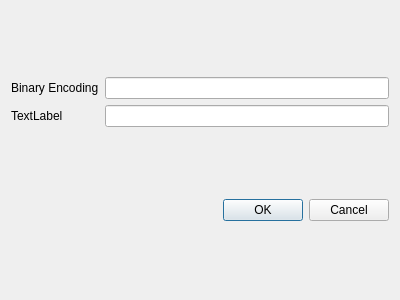
<?xml version="1.0" encoding="UTF-8"?>
<ui version="4.0">
 <class>Dialog</class>
 <widget class="QDialog" name="Dialog">
  <property name="geometry">
   <rect>
    <x>0</x>
    <y>0</y>
    <width>400</width>
    <height>300</height>
   </rect>
  </property>
  <property name="windowTitle">
   <string>Dialog</string>
  </property>
  <layout class="QVBoxLayout" name="verticalLayout">
   <item>
    <layout class="QGridLayout" name="gridLayout">
     <item row="0" column="1">
      <widget class="QLineEdit" name="lineEdit"/>
     </item>
     <item row="1" column="1">
      <widget class="QLineEdit" name="lineEdit_2"/>
     </item>
     <item row="0" column="0">
      <widget class="QLabel" name="label">
       <property name="text">
        <string>Binary Encoding</string>
       </property>
      </widget>
     </item>
     <item row="1" column="0">
      <widget class="QLabel" name="label_2">
       <property name="text">
        <string>TextLabel</string>
       </property>
      </widget>
     </item>
    </layout>
   </item>
   <item>
    <widget class="QDialogButtonBox" name="buttonBox">
     <property name="orientation">
      <enum>Qt::Horizontal</enum>
     </property>
     <property name="standardButtons">
      <set>QDialogButtonBox::Cancel|QDialogButtonBox::Ok</set>
     </property>
    </widget>
   </item>
  </layout>
 </widget>
 <resources/>
 <connections>
  <connection>
   <sender>buttonBox</sender>
   <signal>accepted()</signal>
   <receiver>Dialog</receiver>
   <slot>accept()</slot>
   <hints>
    <hint type="sourcelabel">
     <x>248</x>
     <y>254</y>
    </hint>
    <hint type="destinationlabel">
     <x>157</x>
     <y>274</y>
    </hint>
   </hints>
  </connection>
  <connection>
   <sender>buttonBox</sender>
   <signal>rejected()</signal>
   <receiver>Dialog</receiver>
   <slot>reject()</slot>
   <hints>
    <hint type="sourcelabel">
     <x>316</x>
     <y>260</y>
    </hint>
    <hint type="destinationlabel">
     <x>286</x>
     <y>274</y>
    </hint>
   </hints>
  </connection>
 </connections>
</ui>
